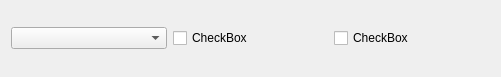
<?xml version="1.0" encoding="UTF-8"?>
<ui version="4.0">
 <class>viewSettingBlk</class>
 <widget class="QWidget" name="viewSettingBlk">
  <property name="geometry">
   <rect>
    <x>0</x>
    <y>0</y>
    <width>501</width>
    <height>77</height>
   </rect>
  </property>
  <property name="sizePolicy">
   <sizepolicy hsizetype="Minimum" vsizetype="Preferred">
    <horstretch>0</horstretch>
    <verstretch>0</verstretch>
   </sizepolicy>
  </property>
  <property name="minimumSize">
   <size>
    <width>150</width>
    <height>0</height>
   </size>
  </property>
  <property name="windowTitle">
   <string>Form</string>
  </property>
  <layout class="QHBoxLayout" name="horizontalLayout">
   <item>
    <widget class="QComboBox" name="comboBox"/>
   </item>
   <item>
    <widget class="QCheckBox" name="checkBox">
     <property name="text">
      <string>CheckBox</string>
     </property>
    </widget>
   </item>
   <item>
    <widget class="QCheckBox" name="checkBox_2">
     <property name="text">
      <string>CheckBox</string>
     </property>
    </widget>
   </item>
  </layout>
 </widget>
 <resources/>
 <connections/>
</ui>
